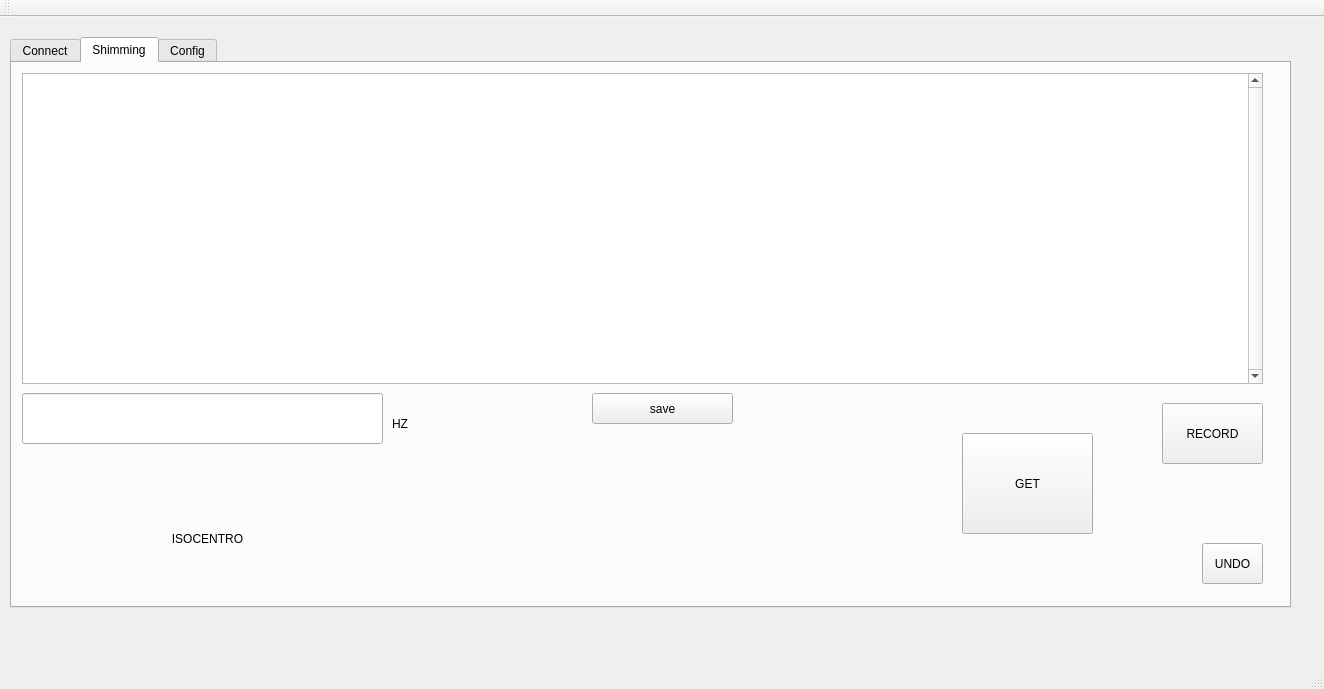
<?xml version="1.0" encoding="UTF-8"?>
<ui version="4.0">
 <class>MainWindow</class>
 <widget class="QMainWindow" name="MainWindow">
  <property name="geometry">
   <rect>
    <x>0</x>
    <y>0</y>
    <width>1324</width>
    <height>689</height>
   </rect>
  </property>
  <property name="windowTitle">
   <string>MainWindow</string>
  </property>
  <widget class="QWidget" name="centralWidget">
   <widget class="QTabWidget" name="tabWidget">
    <property name="geometry">
     <rect>
      <x>10</x>
      <y>20</y>
      <width>1281</width>
      <height>571</height>
     </rect>
    </property>
    <property name="currentIndex">
     <number>1</number>
    </property>
    <widget class="QWidget" name="tab_r232">
     <attribute name="title">
      <string>Connect</string>
     </attribute>
     <widget class="QPushButton" name="pushButton_rs232">
      <property name="geometry">
       <rect>
        <x>570</x>
        <y>200</y>
        <width>121</width>
        <height>71</height>
       </rect>
      </property>
      <property name="text">
       <string>Connect</string>
      </property>
     </widget>
    </widget>
    <widget class="QWidget" name="tab_shimming">
     <attribute name="title">
      <string>Shimming</string>
     </attribute>
     <widget class="QPlainTextEdit" name="plainTextEdit">
      <property name="geometry">
       <rect>
        <x>10</x>
        <y>10</y>
        <width>1241</width>
        <height>311</height>
       </rect>
      </property>
      <property name="font">
       <font>
        <pointsize>6</pointsize>
       </font>
      </property>
      <property name="verticalScrollBarPolicy">
       <enum>Qt::ScrollBarAlwaysOn</enum>
      </property>
      <property name="horizontalScrollBarPolicy">
       <enum>Qt::ScrollBarAsNeeded</enum>
      </property>
      <property name="sizeAdjustPolicy">
       <enum>QAbstractScrollArea::AdjustIgnored</enum>
      </property>
      <property name="centerOnScroll">
       <bool>false</bool>
      </property>
     </widget>
     <widget class="QPushButton" name="pushButton_record">
      <property name="geometry">
       <rect>
        <x>1150</x>
        <y>340</y>
        <width>101</width>
        <height>61</height>
       </rect>
      </property>
      <property name="text">
       <string>RECORD</string>
      </property>
     </widget>
     <widget class="QLineEdit" name="lineEdit_frecuency">
      <property name="geometry">
       <rect>
        <x>10</x>
        <y>330</y>
        <width>361</width>
        <height>51</height>
       </rect>
      </property>
      <property name="font">
       <font>
        <pointsize>36</pointsize>
       </font>
      </property>
      <property name="cursor">
       <cursorShape>IBeamCursor</cursorShape>
      </property>
      <property name="text">
       <string/>
      </property>
      <property name="alignment">
       <set>Qt::AlignCenter</set>
      </property>
     </widget>
     <widget class="QLabel" name="label_5">
      <property name="geometry">
       <rect>
        <x>380</x>
        <y>350</y>
        <width>59</width>
        <height>21</height>
       </rect>
      </property>
      <property name="text">
       <string>HZ</string>
      </property>
     </widget>
     <widget class="QPushButton" name="pushButton_get_shim">
      <property name="geometry">
       <rect>
        <x>950</x>
        <y>370</y>
        <width>131</width>
        <height>101</height>
       </rect>
      </property>
      <property name="text">
       <string>GET</string>
      </property>
     </widget>
     <widget class="QPushButton" name="pushButton_save">
      <property name="geometry">
       <rect>
        <x>580</x>
        <y>330</y>
        <width>141</width>
        <height>31</height>
       </rect>
      </property>
      <property name="text">
       <string>save</string>
      </property>
     </widget>
     <widget class="QLabel" name="label_view_signal">
      <property name="geometry">
       <rect>
        <x>350</x>
        <y>390</y>
        <width>561</width>
        <height>51</height>
       </rect>
      </property>
      <property name="font">
       <font>
        <pointsize>35</pointsize>
       </font>
      </property>
      <property name="text">
       <string/>
      </property>
      <property name="alignment">
       <set>Qt::AlignCenter</set>
      </property>
     </widget>
     <widget class="QLabel" name="label_frecuency">
      <property name="geometry">
       <rect>
        <x>20</x>
        <y>450</y>
        <width>351</width>
        <height>51</height>
       </rect>
      </property>
      <property name="text">
       <string>ISOCENTRO</string>
      </property>
      <property name="alignment">
       <set>Qt::AlignCenter</set>
      </property>
      <property name="margin">
       <number>-2</number>
      </property>
     </widget>
     <widget class="QPushButton" name="pushButton_back">
      <property name="geometry">
       <rect>
        <x>1190</x>
        <y>480</y>
        <width>61</width>
        <height>41</height>
       </rect>
      </property>
      <property name="text">
       <string>UNDO</string>
      </property>
     </widget>
    </widget>
    <widget class="QWidget" name="tab_config">
     <attribute name="title">
      <string>Config</string>
     </attribute>
     <widget class="QLineEdit" name="lineEdit_name_equipament">
      <property name="geometry">
       <rect>
        <x>290</x>
        <y>40</y>
        <width>231</width>
        <height>23</height>
       </rect>
      </property>
      <property name="font">
       <font>
        <pointsize>11</pointsize>
       </font>
      </property>
      <property name="layoutDirection">
       <enum>Qt::LeftToRight</enum>
      </property>
      <property name="text">
       <string>GE Profile 4</string>
      </property>
      <property name="alignment">
       <set>Qt::AlignCenter</set>
      </property>
     </widget>
     <widget class="QLineEdit" name="lineEdit_number_step">
      <property name="geometry">
       <rect>
        <x>290</x>
        <y>100</y>
        <width>231</width>
        <height>23</height>
       </rect>
      </property>
      <property name="font">
       <font>
        <pointsize>11</pointsize>
       </font>
      </property>
      <property name="text">
       <string>1</string>
      </property>
      <property name="alignment">
       <set>Qt::AlignCenter</set>
      </property>
     </widget>
     <widget class="QLineEdit" name="lineEdit_filename">
      <property name="geometry">
       <rect>
        <x>290</x>
        <y>160</y>
        <width>231</width>
        <height>23</height>
       </rect>
      </property>
      <property name="font">
       <font>
        <pointsize>11</pointsize>
       </font>
      </property>
      <property name="text">
       <string>gemech_001_v.plot</string>
      </property>
      <property name="alignment">
       <set>Qt::AlignCenter</set>
      </property>
     </widget>
     <widget class="QLineEdit" name="lineEdit_temp_magnet">
      <property name="geometry">
       <rect>
        <x>290</x>
        <y>270</y>
        <width>231</width>
        <height>23</height>
       </rect>
      </property>
      <property name="font">
       <font>
        <pointsize>11</pointsize>
       </font>
      </property>
      <property name="text">
       <string>32.5</string>
      </property>
      <property name="alignment">
       <set>Qt::AlignCenter</set>
      </property>
     </widget>
     <widget class="QPushButton" name="pushButton_create_file">
      <property name="geometry">
       <rect>
        <x>1080</x>
        <y>300</y>
        <width>141</width>
        <height>81</height>
       </rect>
      </property>
      <property name="text">
       <string>Create File</string>
      </property>
     </widget>
     <widget class="QLabel" name="label_name_equipament">
      <property name="geometry">
       <rect>
        <x>40</x>
        <y>40</y>
        <width>201</width>
        <height>21</height>
       </rect>
      </property>
      <property name="font">
       <font>
        <pointsize>11</pointsize>
       </font>
      </property>
      <property name="text">
       <string>Name Equipament</string>
      </property>
     </widget>
     <widget class="QLabel" name="label_number_step">
      <property name="geometry">
       <rect>
        <x>40</x>
        <y>100</y>
        <width>201</width>
        <height>21</height>
       </rect>
      </property>
      <property name="font">
       <font>
        <pointsize>11</pointsize>
       </font>
      </property>
      <property name="text">
       <string>Number Step</string>
      </property>
     </widget>
     <widget class="QLabel" name="label_filename">
      <property name="geometry">
       <rect>
        <x>40</x>
        <y>160</y>
        <width>201</width>
        <height>21</height>
       </rect>
      </property>
      <property name="font">
       <font>
        <pointsize>11</pointsize>
       </font>
      </property>
      <property name="text">
       <string>File name</string>
      </property>
     </widget>
     <widget class="QLabel" name="label_temp">
      <property name="geometry">
       <rect>
        <x>40</x>
        <y>270</y>
        <width>201</width>
        <height>21</height>
       </rect>
      </property>
      <property name="font">
       <font>
        <pointsize>11</pointsize>
       </font>
      </property>
      <property name="text">
       <string>Temperature Magnet</string>
      </property>
     </widget>
     <widget class="QPushButton" name="pushButton_file_exit">
      <property name="geometry">
       <rect>
        <x>880</x>
        <y>300</y>
        <width>141</width>
        <height>81</height>
       </rect>
      </property>
      <property name="text">
       <string>Close File</string>
      </property>
     </widget>
     <widget class="QLineEdit" name="lineEdit_temp_room">
      <property name="geometry">
       <rect>
        <x>290</x>
        <y>220</y>
        <width>231</width>
        <height>23</height>
       </rect>
      </property>
      <property name="font">
       <font>
        <pointsize>11</pointsize>
       </font>
      </property>
      <property name="text">
       <string>22</string>
      </property>
      <property name="alignment">
       <set>Qt::AlignCenter</set>
      </property>
     </widget>
     <widget class="QLabel" name="label_temp_2">
      <property name="geometry">
       <rect>
        <x>40</x>
        <y>220</y>
        <width>201</width>
        <height>21</height>
       </rect>
      </property>
      <property name="font">
       <font>
        <pointsize>11</pointsize>
       </font>
      </property>
      <property name="text">
       <string>Temperature Room</string>
      </property>
     </widget>
    </widget>
   </widget>
  </widget>
  <widget class="QMenuBar" name="menuBar">
   <property name="geometry">
    <rect>
     <x>0</x>
     <y>0</y>
     <width>1324</width>
     <height>22</height>
    </rect>
   </property>
  </widget>
  <widget class="QToolBar" name="mainToolBar">
   <attribute name="toolBarArea">
    <enum>TopToolBarArea</enum>
   </attribute>
   <attribute name="toolBarBreak">
    <bool>false</bool>
   </attribute>
  </widget>
  <widget class="QStatusBar" name="statusBar"/>
 </widget>
 <layoutdefault spacing="6" margin="11"/>
 <resources/>
 <connections/>
</ui>
